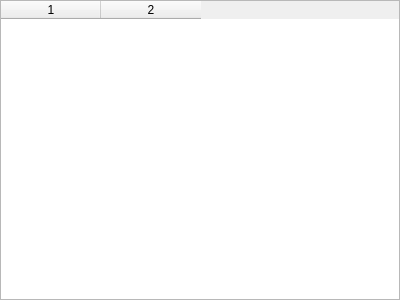
<?xml version="1.0" encoding="UTF-8"?>
<ui version="4.0">
 <class>ObjectPropertyWidget</class>
 <widget class="QWidget" name="ObjectPropertyWidget">
  <property name="geometry">
   <rect>
    <x>0</x>
    <y>0</y>
    <width>400</width>
    <height>300</height>
   </rect>
  </property>
  <property name="windowTitle">
   <string>Form</string>
  </property>
  <layout class="QHBoxLayout" name="horizontalLayout">
   <property name="leftMargin">
    <number>0</number>
   </property>
   <property name="topMargin">
    <number>0</number>
   </property>
   <property name="rightMargin">
    <number>0</number>
   </property>
   <property name="bottomMargin">
    <number>0</number>
   </property>
   <item>
    <widget class="QTableWidget" name="object_detail_view_">
     <property name="minimumSize">
      <size>
       <width>300</width>
       <height>0</height>
      </size>
     </property>
     <property name="columnCount">
      <number>2</number>
     </property>
     <column/>
     <column/>
    </widget>
   </item>
  </layout>
 </widget>
 <resources/>
 <connections/>
</ui>
